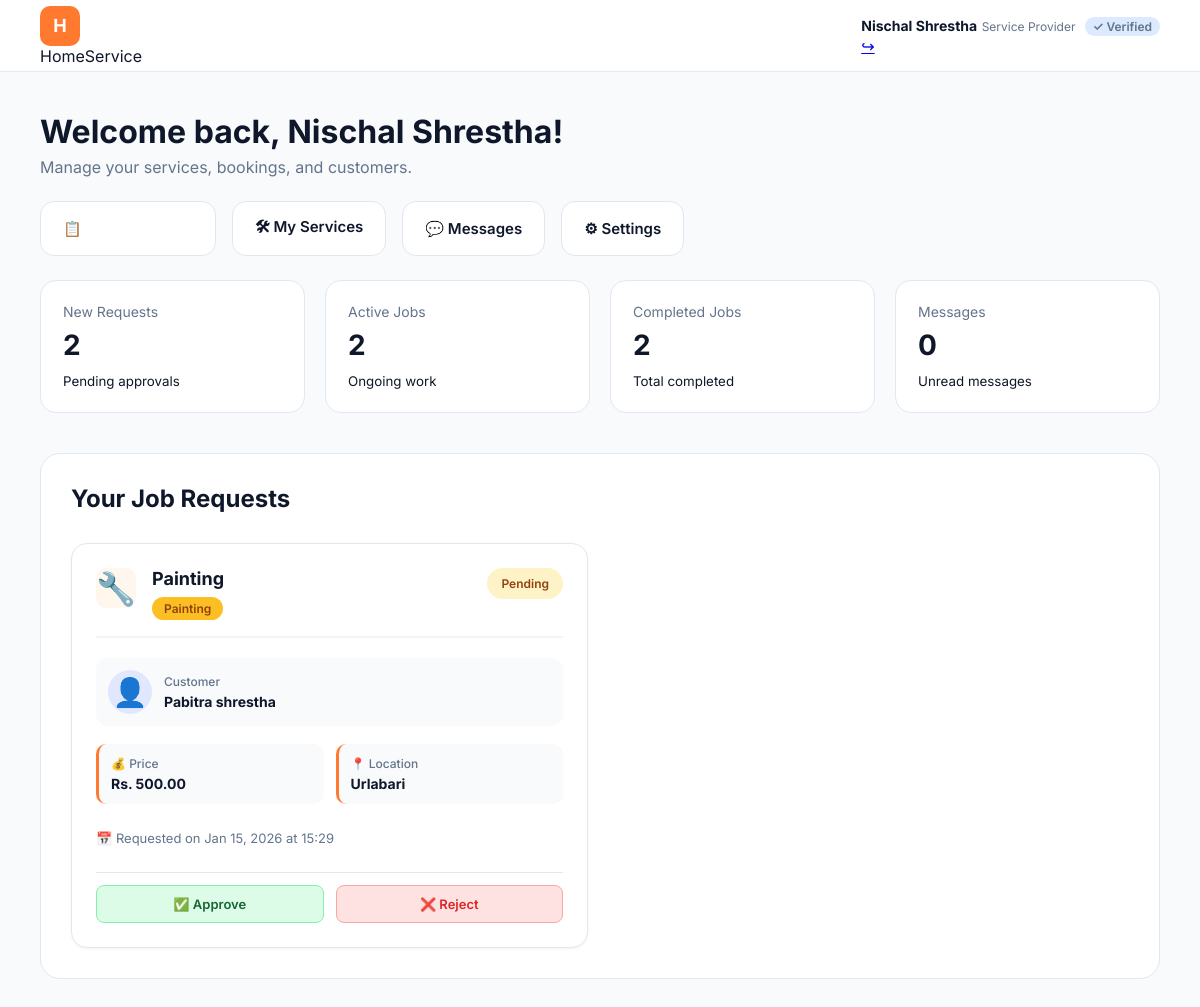
Before: /account/dashboard/provider/ (signed in) with the older database file.
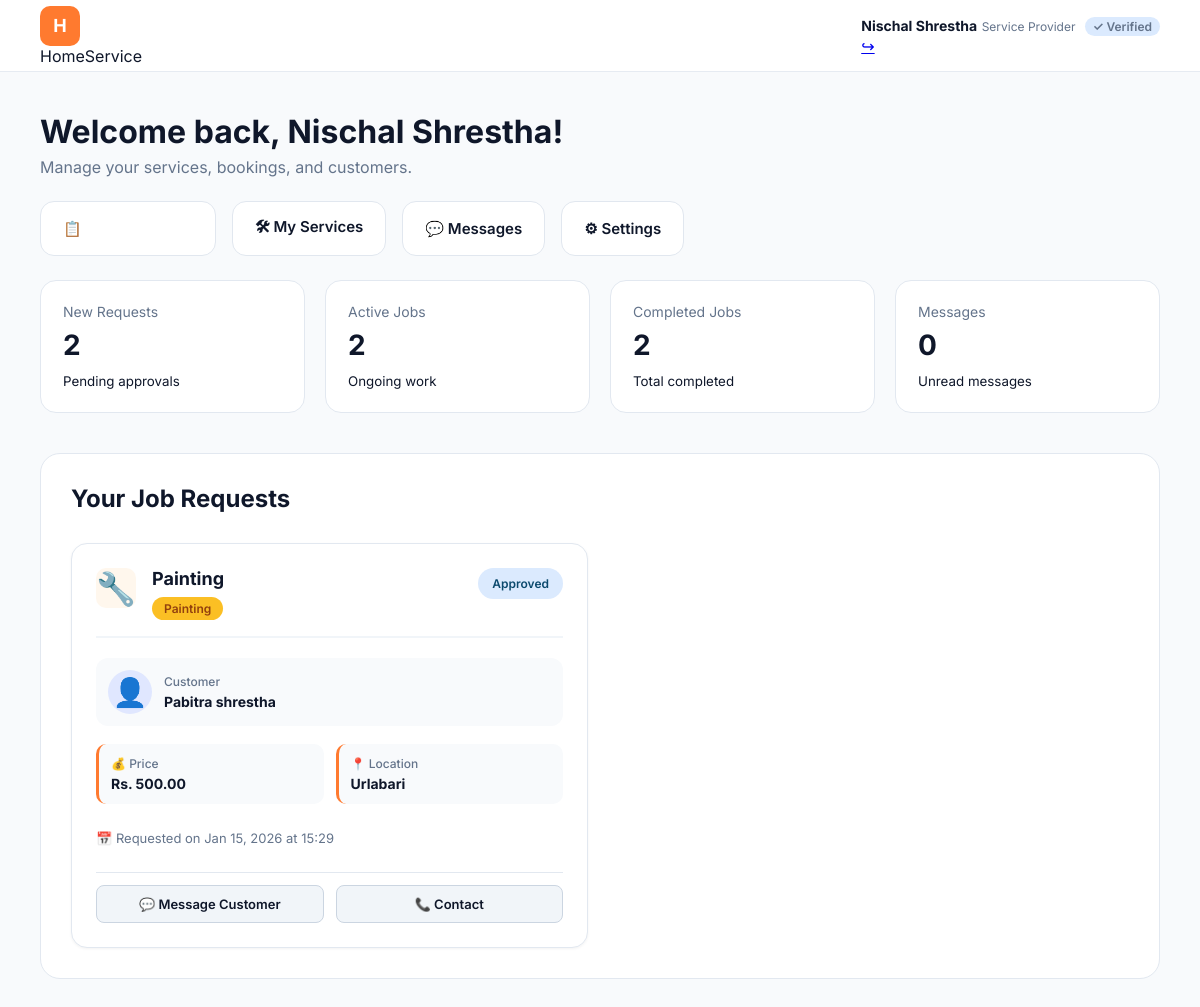
After: the same page with the newer database file.
### booking/models.py (models this page shows, shortened)
class Booking(models.Model):
    customer = models.ForeignKey(
        User,
        on_delete=models.CASCADE,
        related_name="bookings"
    )
    service = models.ForeignKey(
        Service,
        on_delete=models.CASCADE,
        related_name="bookings"
    )
    booking_date = models.DateTimeField(auto_now_add=True)
    booking_time = models.TimeField(
        null=True,
        blank=True
    )
    location = models.CharField(
        max_length=255,
        null=True,
        blank=True
    )
    STATUS_CHOICES = [
        ("pending", "Pending"),
        ("approved", "Approved"),
        ("rejected", "Rejected"),
        ("completed", "Completed"),
        ("cancelled", "Cancelled"),
    ]
    status = models.CharField(
        max_length=20,
        choices=STATUS_CHOICES,
        default="pending"
    )
    created_at = models.DateTimeField(auto_now_add=True)

class Service(models.Model):
    provider = models.ForeignKey(
        Profile,
        on_delete=models.CASCADE,
        related_name="services"
    )
    name = models.CharField(max_length=100)
    description = models.TextField()
    category = models.CharField(
        max_length=50,
        choices=CATEGORY_CHOICES
    )
    price = models.DecimalField(
        max_digits=10,
        decimal_places=2,
        default=0.00
    )
    location = models.CharField(
        max_length=255,
        null=True,
        blank=True
    )
    is_active = models.BooleanField(default=True)
    created_at = models.DateTimeField(auto_now_add=True)

### account/views.py (the view)
# urls.py: path("dashboard/provider/", views.provider_dashboard, name="provider_dashboard"),
@login_required
def provider_dashboard(request):
    bookings = Booking.objects.filter(
        service__provider__user=request.user
    ).order_by("-booking_date")
    return render(request, "account/provider_dashboard.html", {
        "bookings": bookings
    })

### account/templates/account/provider_dashboard.html (shortened to what the changed rows need)
{% load static %}
<!DOCTYPE html>
<html lang="en">
<head>
    <link rel="stylesheet" href="{% static 'account/css/dashboard.css' %}">
</head>
<body>
<main class="container">
    <h1>Welcome back, {{ request.user.first_name }}!</h1>
    <section class="stats">
        <div class="card">
            <h2>{{ bookings|length }}</h2>
        </div>
        <div class="card">
            <h2>{{ bookings|length }}</h2>
        </div>
        <div class="card">
            <h2>
                {{ bookings|dictsort:"status"|length }}
            </h2>
        </div>
        <div class="card">
            <h2>0</h2>
        </div>
    </section>
    <section class="bookings">
        <h2>Your Job Requests</h2>
        {% if bookings %}
            <div class="bookings-list">
                {% for booking in bookings %}
                {% if booking.status != "cancelled" %}
                <div class="booking-card">
                    <div class="card-top">
                        <div class="service-icon">🔧</div>
                        <div class="card-title-section">
                            <h3 class="service-name">{{ booking.service.name }}</h3>
                            <span class="category-badge">{{ booking.service.get_category_display }}</span>
                        </div>
                        <span class="status status-{{ booking.status }}">{{ booking.get_status_display }}</span>
                    </div>
                    <div class="provider-info">
                        <div class="provider-avatar">👤</div>
                        <div class="provider-details">
                            <p class="provider-label">Customer</p>
                            <p class="provider-name">{{ booking.customer.get_full_name }}</p>
                        </div>
                    </div>
                    <div class="info-grid">
                        <div class="info-item">
                            <span class="info-label">💰 Price</span>
                            <span class="info-value">Rs. {{ booking.service.price }}</span>
                        </div>
                        {% if booking.location %}
                        <div class="info-item">
                            <span class="info-label">📍 Location</span>
                            <span class="info-value">{{ booking.location }}</span>
                        </div>
                        {% endif %}
                    </div>
                    <div class="booking-date">
                        <span>📅 Requested on {{ booking.created_at|date:"M d, Y" }} at {{ booking.created_at|time:"H:i" }}</span>
                    </div>
                    <div class="card-actions">
                        {% if booking.status == "pending" %}
                        <form method="POST" action="{% url 'update_booking_status' booking.id %}" style="display: flex; gap: 12px; width: 100%;">
                            <button type="submit" name="action" value="approve" class="btn-approve">✅ Approve</button>
                            <button type="submit" name="action" value="reject" class="btn-cancel" onclick="return confirm('Are you sure you want to reject this booking?');">❌ Reject</button>
                        </form>
                        {% else %}
                        <a href="{% url 'view_messages' booking.id %}" class="btn-secondary" style="text-decoration: none; text-align: center;">💬 Message Customer</a>
                        <button class="btn-secondary">📞 Contact</button>
                        {% endif %}
                    </div>
                </div>
                {% endif %}
                {% endfor %}
            </div>
        {% endif %}
    </section>
</main>
</body>
</html>

Changed rows visible on the page:
changed Booking "Urlabari": status "Pending" → "Approved"; status "✅ Approve ❌ Reject" → "💬 Message Customer 📞 Contact"
